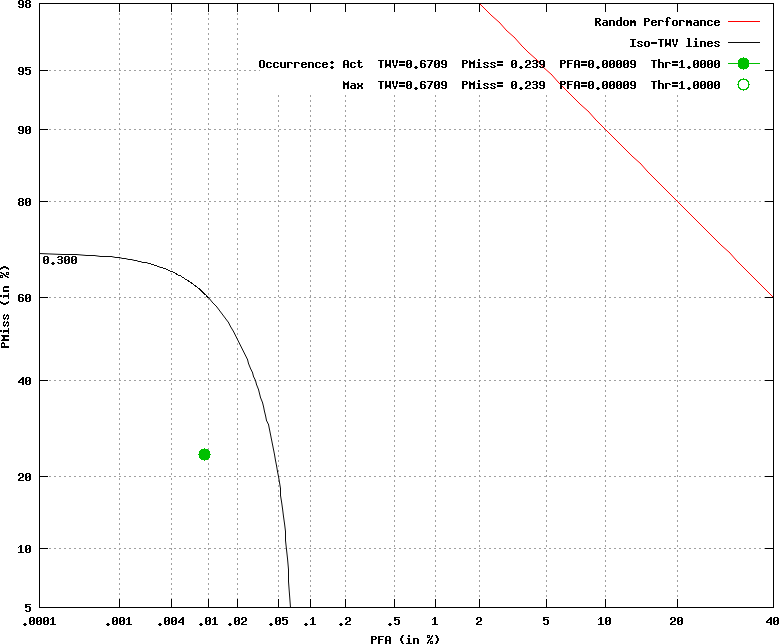

This figure's gnuplot source:
set terminal postscript color
set noxzeroaxis
set noyzeroaxis
### Using xScale = nd
### Using yScale = nd
set style fill  transparent solid 0.10 noborder
### keyLoc=top keySpacing=0.7 keyFontFace=medium keyFontSize=
set key top samplen 1 spacing 0.7  font "medium,"
set size ratio 0.821894871074622
set title ''
set grid
set pointsize 3
set ylabel 'PMiss (in %)'
set xlabel 'PFA (in %)'
set label 1 "0.300" at graph 0.005, graph 0.575729465340501 left nopoint textcolor rgb "#b0b0b0b"
set noxtics
set xtics ('.0001' -4.7534, '.001' -4.2649, '.004' -3.9444, '.01' -3.7190, '.02' -3.5401, '.05' -3.2905, '.1' -3.0902, '.2' -2.8782, '.5' -2.5758, '1' -2.3263, '2' -2.0537, '5' -1.6449, '10' -1.2816, '20' -0.8416, '40' -0.2533)
set noytics
set ytics ('5' -1.6449, '10' -1.2816, '20' -0.8416, '40' -0.2533, '60' 0.2533, '80' 0.8416, '90' 1.2816, '95' 1.6449, '98' 2.0537)
plot [-4.75343910607888:-0.253347103317183] [-1.64485362793551:2.05374890849825] \
  -x title 'Random Performance' with lines lt 1,\
  'overall_DUKE/nist/nist.dets/sum.isometriclines' title 'Iso-TWV lines' with lines lt rgb "#b0b0b0b" lw 1,\
  'overall_DUKE/nist/nist.dets/sum.Occurrence.dat.1' using 3:2 notitle with  lines  lc 2 lw 1,\
    'overall_DUKE/nist/nist.dets/sum.Occurrence.dat.2' using 11:10 title 'Occurrence: Act  TWV=0.6709  PMiss= 0.239  PFA=0.00009  Thr=1.0000' with linespoints pt 7 ps 2 lc 2,\
  'overall_DUKE/nist/nist.dets/sum.Occurrence.dat.2' using 6:5 title 'Max  TWV=0.6709  PMiss= 0.239  PFA=0.00009  Thr=1.0000' with points lc 2 pt 6 lw 1 ps 2
